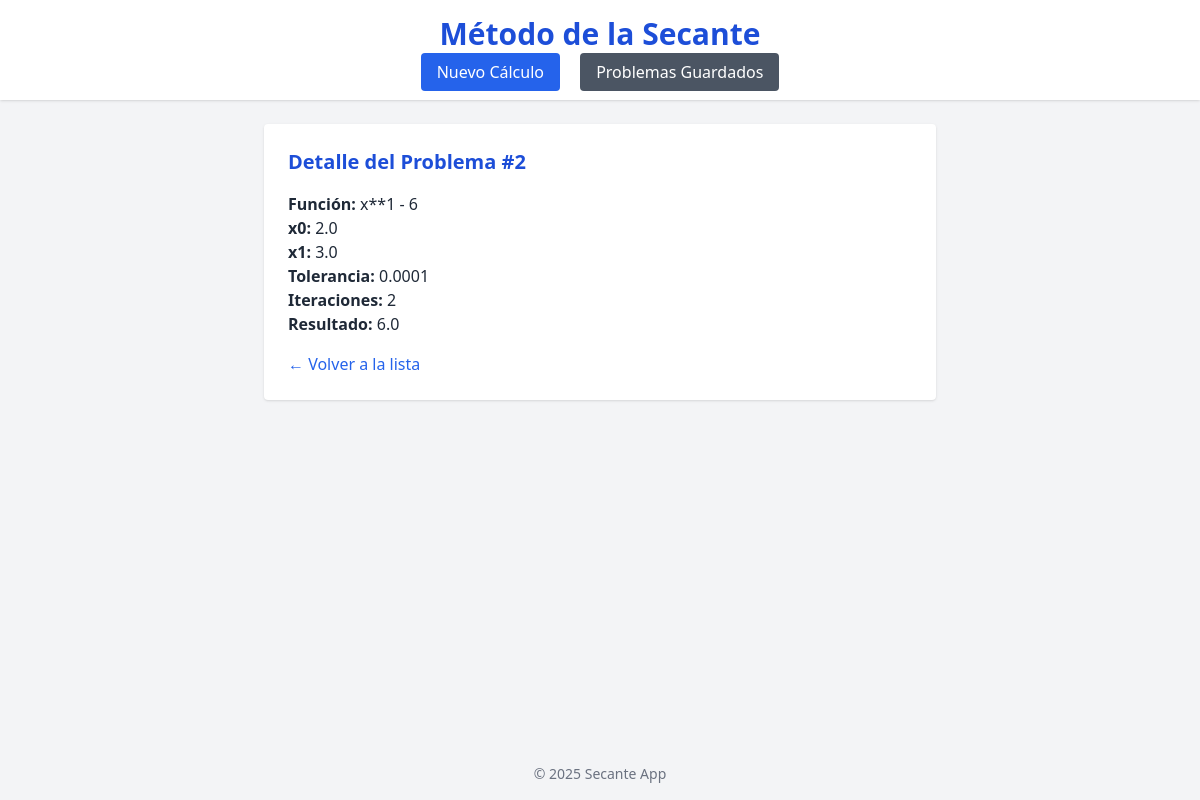
Page /problema/2/ on the committed database.
### secante_app/models.py (models this page shows, shortened)
class SecanteProblema(models.Model):
    funcion = models.TextField()
    x0 = models.FloatField()
    x1 = models.FloatField()
    tolerancia = models.FloatField()
    max_iteraciones = models.IntegerField()
    resultado = models.FloatField(null=True, blank=True)
    iteraciones = models.IntegerField(null=True, blank=True)
    creado_en = models.DateTimeField(auto_now_add=True)

### secante_app/views.py (the view)
# urls.py: path('problema/<int:pk>/', problema_detail, name='problema_detail'),
def problema_detail(request, pk):
    problema = get_object_or_404(SecanteProblema, pk=pk)
    return render(request, 'secante_app/problema_detail.html', {'problema': problema})

### secante_app/templates/secante_app/problema_detail.html (shortened to what this page needs)
{% extends 'secante_app/base.html' %}
{% block content %}
<div class="max-w-2xl mx-auto bg-white p-6 rounded shadow">
    <h2 class="text-xl font-bold mb-4 text-blue-700">Detalle del Problema #{{ problema.id }}</h2>
    <p><strong>Función:</strong> {{ problema.funcion }}</p>
    <p><strong>x0:</strong> {{ problema.x0 }}</p>
    <p><strong>x1:</strong> {{ problema.x1 }}</p>
    <p><strong>Tolerancia:</strong> {{ problema.tolerancia }}</p>
    <p><strong>Iteraciones:</strong> {{ problema.iteraciones }}</p>
    <p><strong>Resultado:</strong> {{ problema.resultado }}</p>
    <a href="{% url 'problema_list' %}" class="text-blue-600 hover:underline mt-4 inline-block">← Volver a la lista</a>
</div>
{% endblock %}

### rows in the picture
SecanteProblema: id "2", funcion "x**1 - 6", x0 "2.0", x1 "3.0", tolerancia "0.0001", iteraciones "2", resultado "6.0"
